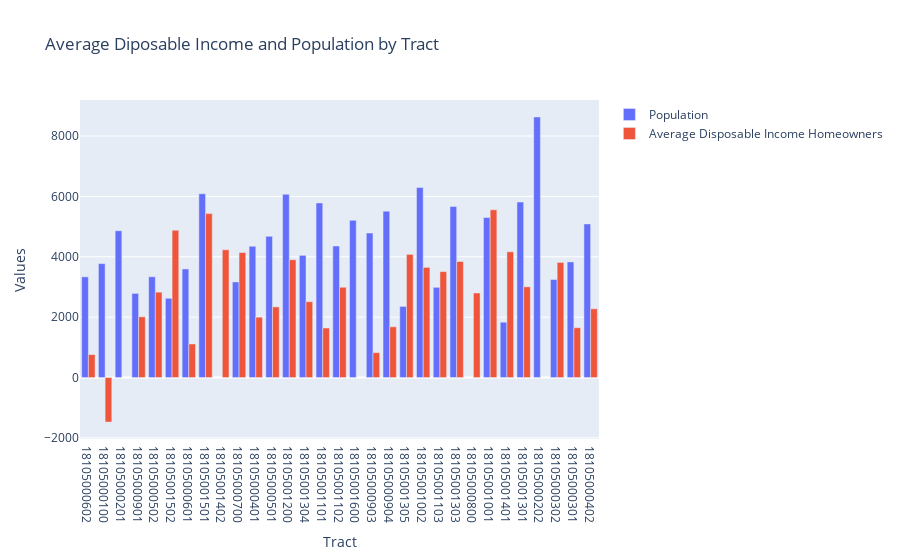

Notebook code cell kept with this figure:
### Markdown cell above
In looking over our map it's clear that the areas with the most significant affordable housing concerns are also the areas near Indiana University campus so if we want to also look at what the situation might look like for permanent residents of the county we can recreate the visuals for just homeowners and see if this casts any of the findings in different light.

### Code cell
import plotly.graph_objects as go
import pandas as pd

# create bar plots for disposable income for homeowners and population
fig = go.Figure()

fig.add_trace(go.Bar(x=mon_merge['GEOID'], y=mon_merge['B01003_001E'], name='Population'))

fig.add_trace(go.Bar(x=mon_merge['GEOID'], y=mon_merge['ri_own'], name='Average Disposable Income Homeowners'))

fig.update_layout(barmode='group', title='Average Diposable Income and Population by Tract', xaxis_title='Tract', yaxis_title='Values')

fig.show()

### Figure 1 — Plotly figure (JSON) as saved in the notebook; plotly's stock layout.template omitted (floating-point values rounded to 4 significant figures)
{"data": [{"name": "Population", "type": "bar", "x": ["18105000602", "18105000100", "18105000201", "18105000901", "18105000502", "18105001502", "18105000601", "18105001501", "18105001402", "18105000700", "18105000401", "18105000501", "18105001200", "18105001304", "18105001101", "18105001102", "18105001600", "18105000903", "18105000904", "18105001305", "18105001002", "18105001103", "18105001303", "18105000800", "18105001001", "18105001401", "18105001301", "18105000202", "18105000302", "18105000301", "18105000402"], "y": [3336, 3773, 4862, 2787, 3338, 2624, 3596, 6086, null, 3166, 4349, 4676, 6069, 4046, 5783, 4355, 5205, 4785, 5510, 2356, 6293, 2988, 5665, null, 5299, 1833, 5811, 8630, 3246, 3829, 5087]}, {"name": "Average Disposable Income Homeowners", "type": "bar", "x": ["18105000602", "18105000100", "18105000201", "18105000901", "18105000502", "18105001502", "18105000601", "18105001501", "18105001402", "18105000700", "18105000401", "18105000501", "18105001200", "18105001304", "18105001101", "18105001102", "18105001600", "18105000903", "18105000904", "18105001305", "18105001002", "18105001103", "18105001303", "18105000800", "18105001001", "18105001401", "18105001301", "18105000202", "18105000302", "18105000301", "18105000402"], "y": [760.7, -1474.0, null, 2012.0, 2828.0, 4880.0, 1112.0, 5429.0, 4231, 4140.0, 1999, 2340.0, 3902.0, 2512.0, 1641.0, 2990.0, null, 824.1, 1681.0, 4078.0, 3648.0, 3508.0, 3843, 2799.0, 5555.0, 4165.0, 3005.0, null, 3812.0, 1650.0, 2278.0]}], "layout": {"barmode": "group", "title": {"text": "Average Diposable Income and Population by Tract"}, "xaxis": {"title": {"text": "Tract"}}, "yaxis": {"title": {"text": "Values"}}}}
